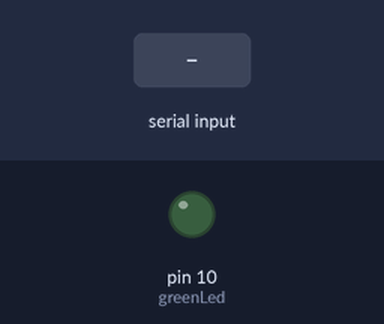
Simulated run of this sketch. Board: Arduino Uno, built with avr-gcc and run on an emulated ATmega328P. On the bench: output pins drawn as LEDs (lit = HIGH). The inputs (shaded band) are chosen by the test bench.

Above: at 1.2 s.
1.3 s: "1" received over Serial
At 1.7 s:
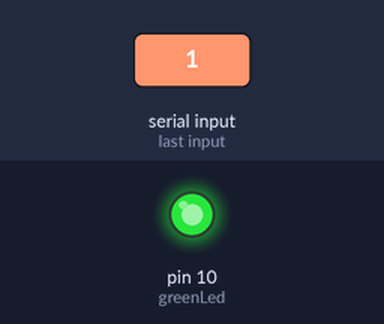
2.8 s: "0" received over Serial
At 4.0 s:
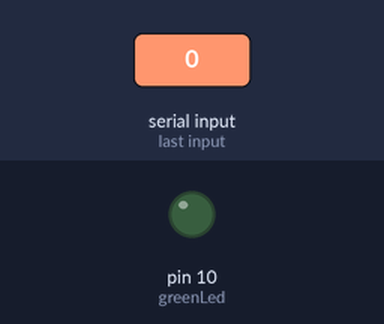
Timing chart, 0 to 5.8 s (numbered marks = the images above; inputs shaded):
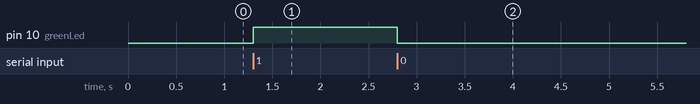

Measured:
- after the input at 1.3 s, pin 10 (greenLed): LOW → HIGH at once
- after the input at 2.8 s, pin 10 (greenLed): HIGH → LOW at once

The sketch:

e01_serial_communication.ino
```cpp
/** Serial Communication
 * 1. 시리얼 통신을 통해 LED 제어
 *  시리얼 통신을 통해서 센서, 모듈들을 제어할 수도 있습니다.
 *  시리얼 모니터에 0이라는 문자를 작성하면 초록 LED가 꺼지고,
 *  1이라는 문자를 작성하면 초록 LED가 켜지게 해보겠습니다.
 */
int greenLed = 10;

void setup() {
  Serial.begin(115200);
  pinMode(greenLed, OUTPUT);
}

void loop() {
  if (Serial.available()) {
    char cmd = Serial.read();
    if (cmd == '0') {
      digitalWrite(greenLed, LOW);
    } else if (cmd == '1') {
      digitalWrite(greenLed, HIGH);
    }
  }
}
```
